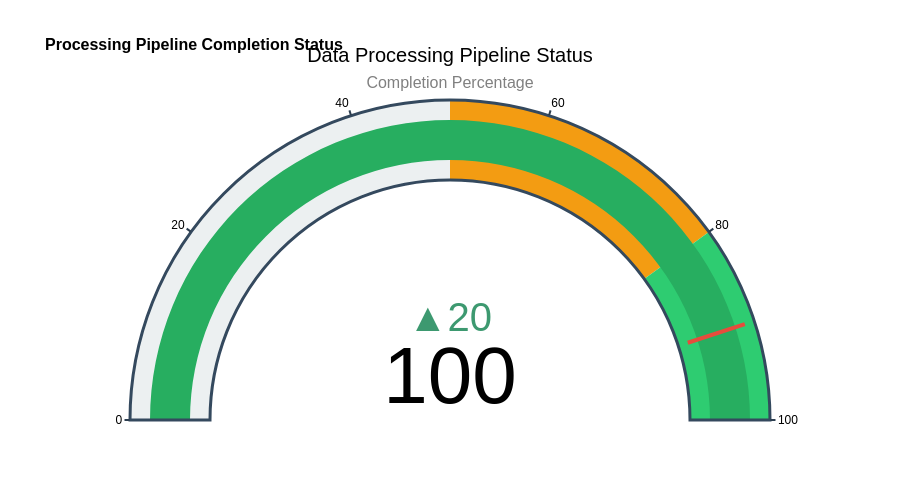

Notebook source saved alongside this figure:
### Code cell
# Dashboard Component 4: Data Processing Pipeline Status
print("📊 Dashboard Component 4: Data Processing Pipeline Status")
print("-" * 50)

fig4 = go.Figure()

# Calculate processing metrics
total_datasets = len(datasets)
processed_datasets = len(treated_datasets)
processing_percentage = (processed_datasets / total_datasets) * 100

# Create gauge chart
fig4.add_trace(go.Indicator(
    mode="gauge+number+delta",
    value=processing_percentage,
    domain={'x': [0, 1], 'y': [0, 1]},
    title={'text': "Data Processing Pipeline Status<br><span style='font-size:16px;color:gray'>Completion Percentage</span>"},
    delta={'reference': 80, 'position': "top"},
    gauge={
        'axis': {'range': [None, 100], 'tickwidth': 2, 'tickcolor': "#2c3e50"},
        'bar': {'color': "#27ae60"},
        'bgcolor': "white",
        'borderwidth': 3,
        'bordercolor': "#34495e",
        'steps': [
            {'range': [0, 50], 'color': '#ecf0f1'},
            {'range': [50, 80], 'color': '#f39c12'},
            {'range': [80, 100], 'color': '#2ecc71'}
        ],
        'threshold': {
            'line': {'color': "#e74c3c", 'width': 4},
            'thickness': 0.75,
            'value': 90
        }
    }
))

fig4.update_layout(
    height=500,
    title="<b>Processing Pipeline Completion Status</b>",
    font={'color': "black", 'family': "Arial", 'size': 12},
    plot_bgcolor='white',
    paper_bgcolor='white',
    showlegend=False,
    title_font=dict(size=16, color='black')
)

fig4.show()

print("✓ Processing pipeline status displayed")
print(f"✓ Datasets processed: {processed_datasets}/{total_datasets}")
print(f"✓ Completion rate: {processing_percentage:.1f}%")
print("✓ Pipeline Status: COMPLETED SUCCESSFULLY" if processing_percentage == 100 else "⚠ Pipeline Status: IN PROGRESS")

### Figure 1 — Plotly figure (JSON) as saved in the notebook; plotly's stock layout.template omitted (floating-point values rounded to 4 significant figures)
{"data": [{"delta": {"position": "top", "reference": 80}, "domain": {"x": [0, 1], "y": [0, 1]}, "gauge": {"axis": {"range": [null, 100], "tickcolor": "#2c3e50", "tickwidth": 2}, "bar": {"color": "#27ae60"}, "bgcolor": "white", "bordercolor": "#34495e", "borderwidth": 3, "steps": [{"color": "#ecf0f1", "range": [0, 50]}, {"color": "#f39c12", "range": [50, 80]}, {"color": "#2ecc71", "range": [80, 100]}], "threshold": {"line": {"color": "#e74c3c", "width": 4}, "thickness": 0.75, "value": 90}}, "mode": "gauge+number+delta", "title": {"text": "Data Processing Pipeline Status<br><span style='font-size:16px;color:gray'>Completion Percentage</span>"}, "type": "indicator", "value": 100}], "layout": {"font": {"color": "black", "family": "Arial", "size": 12}, "height": 500, "paper_bgcolor": "white", "plot_bgcolor": "white", "showlegend": false, "title": {"font": {"color": "black", "size": 16}, "text": "<b>Processing Pipeline Completion Status</b>"}}}
